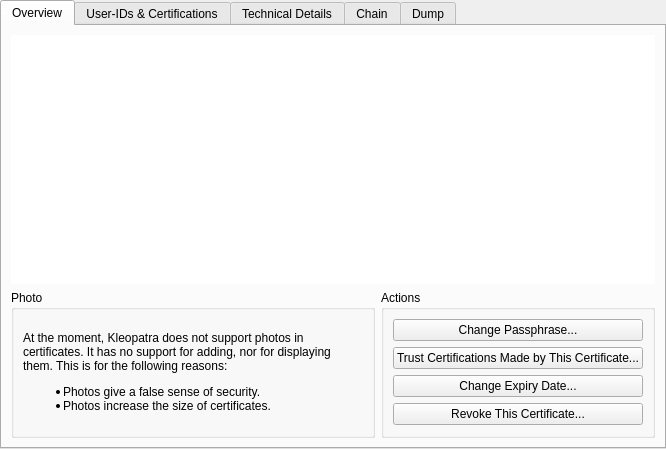
<?xml version="1.0" encoding="UTF-8"?>
<ui version="4.0">
 <class>CertificateDetailsDialog</class>
 <widget class="QWidget" name="CertificateDetailsDialog">
  <property name="geometry">
   <rect>
    <x>0</x>
    <y>0</y>
    <width>666</width>
    <height>449</height>
   </rect>
  </property>
  <property name="windowTitle">
   <string>Certificate Details</string>
  </property>
  <layout class="QVBoxLayout">
   <property name="leftMargin">
    <number>0</number>
   </property>
   <property name="topMargin">
    <number>0</number>
   </property>
   <property name="rightMargin">
    <number>0</number>
   </property>
   <property name="bottomMargin">
    <number>0</number>
   </property>
   <item>
    <widget class="QTabWidget" name="tabWidget">
     <widget class="QWidget" name="overviewTab">
      <attribute name="title">
       <string>Overview</string>
      </attribute>
      <layout class="QGridLayout">
       <item row="1" column="1">
        <widget class="QGroupBox" name="overviewActionsGB">
         <property name="title">
          <string>Actions</string>
         </property>
         <layout class="QVBoxLayout" name="verticalLayout">
          <item>
           <widget class="QPushButton" name="changePassphrasePB">
            <property name="text">
             <string>Change Passphrase...</string>
            </property>
            <property name="autoDefault">
             <bool>false</bool>
            </property>
           </widget>
          </item>
          <item>
           <widget class="QPushButton" name="changeTrustLevelPB">
            <property name="text">
             <string>Trust Certifications Made by This Certificate...</string>
            </property>
            <property name="autoDefault">
             <bool>false</bool>
            </property>
           </widget>
          </item>
          <item>
           <widget class="QPushButton" name="changeExpiryDatePB">
            <property name="text">
             <string>Change Expiry Date...</string>
            </property>
            <property name="autoDefault">
             <bool>false</bool>
            </property>
           </widget>
          </item>
          <item>
           <widget class="QPushButton" name="revokeCertificatePB">
            <property name="text">
             <string>Revoke This Certificate...</string>
            </property>
            <property name="autoDefault">
             <bool>false</bool>
            </property>
           </widget>
          </item>
          <item>
           <spacer name="verticalSpacer">
            <property name="orientation">
             <enum>Qt::Vertical</enum>
            </property>
            <property name="sizeHint" stdset="0">
             <size>
              <width>0</width>
              <height>1</height>
             </size>
            </property>
           </spacer>
          </item>
         </layout>
        </widget>
       </item>
       <item row="0" column="0" colspan="2">
        <widget class="QTextBrowser" name="overviewLB">
         <property name="sizePolicy">
          <sizepolicy hsizetype="Expanding" vsizetype="Expanding">
           <horstretch>0</horstretch>
           <verstretch>1</verstretch>
          </sizepolicy>
         </property>
         <property name="frameShape">
          <enum>QFrame::NoFrame</enum>
         </property>
         <property name="openLinks">
          <bool>false</bool>
         </property>
        </widget>
       </item>
       <item row="1" column="0">
        <widget class="QGroupBox" name="groupBox_2">
         <property name="sizePolicy">
          <sizepolicy hsizetype="Preferred" vsizetype="Preferred">
           <horstretch>1</horstretch>
           <verstretch>0</verstretch>
          </sizepolicy>
         </property>
         <property name="title">
          <string>Photo</string>
         </property>
         <layout class="QVBoxLayout" name="verticalLayout_2">
          <item>
           <widget class="QLabel" name="photoLB">
            <property name="text">
             <string>&lt;p&gt;At the moment, Kleopatra does not support photos in certificates. It has no support for adding, nor for displaying them. This is for the following reasons:&lt;/p&gt;
&lt;ul&gt;
&lt;li&gt;Photos give a false sense of security.&lt;/li&gt;
&lt;li&gt;Photos increase the size of certificates.&lt;/li&gt;
&lt;/ul&gt;</string>
            </property>
            <property name="scaledContents">
             <bool>false</bool>
            </property>
            <property name="wordWrap">
             <bool>true</bool>
            </property>
           </widget>
          </item>
         </layout>
        </widget>
       </item>
      </layout>
     </widget>
     <widget class="QWidget" name="certificationsTab">
      <attribute name="title">
       <string>User-IDs &amp;&amp; Certifications</string>
      </attribute>
      <layout class="QVBoxLayout" name="verticalLayout_6">
       <item>
        <layout class="QHBoxLayout" name="horizontalLayout_2">
         <item>
          <widget class="QTreeView" name="certificationsTV">
           <property name="selectionMode">
            <enum>QAbstractItemView::ExtendedSelection</enum>
           </property>
           <property name="allColumnsShowFocus">
            <bool>true</bool>
           </property>
          </widget>
         </item>
         <item>
          <layout class="QVBoxLayout" name="verticalLayout_5">
           <item>
            <widget class="QGroupBox" name="userIDsActionsGB">
             <property name="title">
              <string>User-IDs</string>
             </property>
             <layout class="QVBoxLayout" name="verticalLayout_3">
              <item>
               <widget class="QPushButton" name="addUserIDPB">
                <property name="text">
                 <string>Add...</string>
                </property>
                <property name="autoDefault">
                 <bool>false</bool>
                </property>
               </widget>
              </item>
              <item>
               <widget class="QPushButton" name="revokeUserIDPB">
                <property name="text">
                 <string>Revoke...</string>
                </property>
                <property name="autoDefault">
                 <bool>false</bool>
                </property>
               </widget>
              </item>
              <item>
               <widget class="QPushButton" name="certifyUserIDPB">
                <property name="text">
                 <string>Certify...</string>
                </property>
                <property name="autoDefault">
                 <bool>false</bool>
                </property>
               </widget>
              </item>
             </layout>
            </widget>
           </item>
           <item>
            <widget class="QGroupBox" name="certificationsActionGB">
             <property name="title">
              <string>Certifications</string>
             </property>
             <layout class="QVBoxLayout" name="verticalLayout_4">
              <item>
               <widget class="QPushButton" name="revokeCertificationPB">
                <property name="text">
                 <string>Revoke...</string>
                </property>
                <property name="autoDefault">
                 <bool>false</bool>
                </property>
               </widget>
              </item>
             </layout>
            </widget>
           </item>
           <item>
            <spacer name="verticalSpacer_2">
             <property name="orientation">
              <enum>Qt::Vertical</enum>
             </property>
             <property name="sizeHint" stdset="0">
              <size>
               <width>20</width>
               <height>40</height>
              </size>
             </property>
            </spacer>
           </item>
           <item>
            <widget class="QPushButton" name="expandAllCertificationsPB">
             <property name="text">
              <string>Expand All</string>
             </property>
             <property name="autoDefault">
              <bool>false</bool>
             </property>
            </widget>
           </item>
           <item>
            <widget class="QPushButton" name="collapseAllCertificationsPB">
             <property name="text">
              <string>Collapse All</string>
             </property>
             <property name="autoDefault">
              <bool>false</bool>
             </property>
            </widget>
           </item>
          </layout>
         </item>
        </layout>
       </item>
      </layout>
     </widget>
     <widget class="QWidget" name="detailsTab">
      <attribute name="title">
       <string>Technical Details</string>
      </attribute>
      <layout class="QVBoxLayout" name="verticalLayout_7">
       <item>
        <layout class="QHBoxLayout" name="horizontalLayout">
         <item>
          <widget class="QLabel" name="detailsLeftLB"/>
         </item>
         <item>
          <widget class="QLabel" name="detailsRightLB"/>
         </item>
        </layout>
       </item>
       <item>
        <widget class="KDHorizontalLine" name="subkeyHLine"/>
       </item>
       <item>
        <widget class="QTreeView" name="subkeyTV">
         <property name="selectionMode">
          <enum>QAbstractItemView::NoSelection</enum>
         </property>
         <property name="rootIsDecorated">
          <bool>false</bool>
         </property>
         <property name="allColumnsShowFocus">
          <bool>true</bool>
         </property>
        </widget>
       </item>
      </layout>
     </widget>
     <widget class="QWidget" name="chainTab">
      <attribute name="title">
       <string>Chain</string>
      </attribute>
      <layout class="QVBoxLayout">
       <item>
        <widget class="QTreeWidget" name="chainTW">
         <property name="allColumnsShowFocus">
          <bool>true</bool>
         </property>
         <property name="headerHidden">
          <bool>true</bool>
         </property>
         <column>
          <property name="text">
           <string>1</string>
          </property>
         </column>
        </widget>
       </item>
      </layout>
     </widget>
     <widget class="QWidget" name="dumpTab">
      <attribute name="title">
       <string>Dump</string>
      </attribute>
      <layout class="QVBoxLayout">
       <item>
        <widget class="QLabel" name="label">
         <property name="text">
          <string>This is a dump of all information the backend has about this certificate:</string>
         </property>
        </widget>
       </item>
       <item>
        <widget class="KDLogTextWidget" name="dumpLTW" native="true">
         <property name="sizePolicy">
          <sizepolicy hsizetype="Preferred" vsizetype="MinimumExpanding">
           <horstretch>0</horstretch>
           <verstretch>0</verstretch>
          </sizepolicy>
         </property>
        </widget>
       </item>
      </layout>
     </widget>
    </widget>
   </item>
  </layout>
 </widget>
 <customwidgets>
  <customwidget>
   <class>KDLogTextWidget</class>
   <extends>QWidget</extends>
   <header>utils/kdlogtextwidget.h</header>
   <container>1</container>
  </customwidget>
  <customwidget>
   <class>KDHorizontalLine</class>
   <extends>QFrame</extends>
   <header>libkleo/kdhorizontalline.h</header>
   <container>1</container>
  </customwidget>
 </customwidgets>
 <resources/>
 <connections>
  <connection>
   <sender>expandAllCertificationsPB</sender>
   <signal>clicked()</signal>
   <receiver>certificationsTV</receiver>
   <slot>expandAll()</slot>
   <hints>
    <hint type="sourcelabel">
     <x>665</x>
     <y>424</y>
    </hint>
    <hint type="destinationlabel">
     <x>525</x>
     <y>320</y>
    </hint>
   </hints>
  </connection>
  <connection>
   <sender>collapseAllCertificationsPB</sender>
   <signal>clicked()</signal>
   <receiver>certificationsTV</receiver>
   <slot>collapseAll()</slot>
   <hints>
    <hint type="sourcelabel">
     <x>701</x>
     <y>464</y>
    </hint>
    <hint type="destinationlabel">
     <x>585</x>
     <y>352</y>
    </hint>
   </hints>
  </connection>
 </connections>
</ui>
